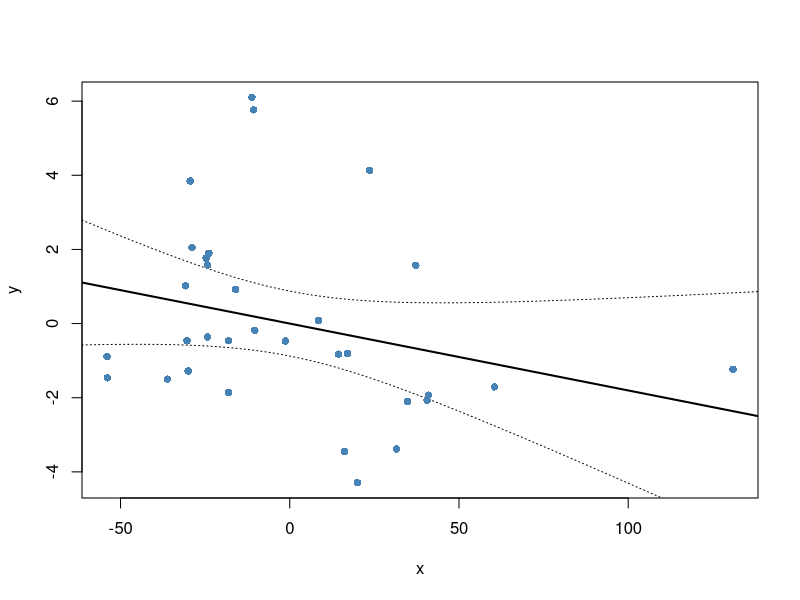
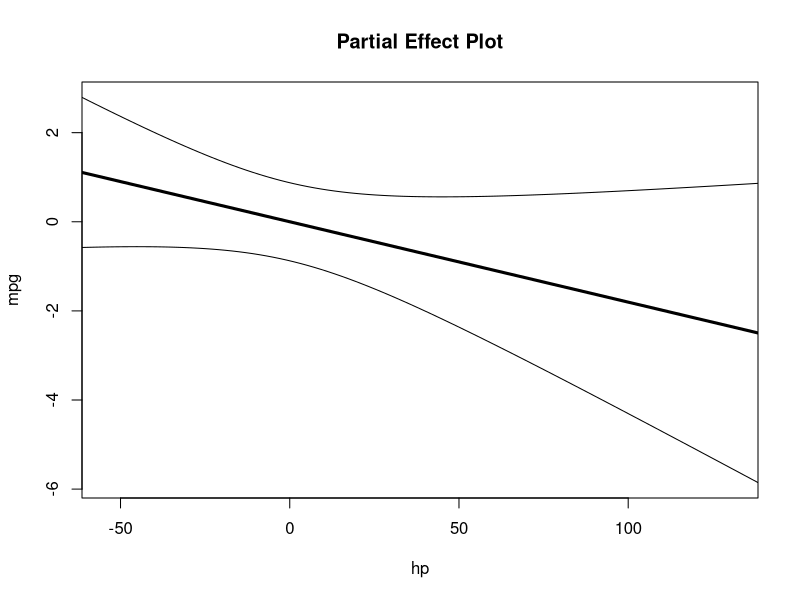

Reproduce these figures in R, in order.

# -------------------------
# Plotting Partial Effects
# -------------------------

# What are partial effects, and why would we want to plot them?
# The relationship observed when plotting the outcome variable
# against some explanatory variable may be obscured by the effects
# of other explanatory variables not observed in the plot.

# A partial effects plot

# Say we want to plot the partial effect of some variable.
# First, let's consider the following model, where we regress.
# mpg on hp, wt, and cyl in the mtcars dataset.
lm1 <- lm(mpg ~ hp + wt + cyl, data = mtcars)

# If we want to plot the partial effect of, let's say, hp on mpg,
# we need to (1) regress mpg on all covariates except hp:

lm2 <- lm(mpg ~ wt + cyl, data = mtcars)

# and (2), regress hp on the other variables included in the right-
# hand side of the model:

lm3 <- lm(hp ~ wt + cyl, data = mtcars)

# We then plot the residuals from lm2 against the residuals from
# lm3, along with confidence intervals.

x <- resid(lm3)
y <- resid(lm2)
windows()
plot(x,y,type="n")
part <- lm(y~x)
wx = par("usr")[1:2]
new.x = seq(wx[1],wx[2],len=100)
pred = predict(part, new=data.frame(x=new.x), interval="conf")
lines(new.x,pred[,"fit"],lwd=2)
lines(new.x,pred[,"lwr"],lty=3)
lines(new.x,pred[,"upr"],lty=3)
points(x,y,pch=16,col="steelblue")

# ------------------------------------
# Partial Effect Plot function (peplot)
# ------------------------------------
peplot <- function(mod,var,ci=.95, plot_points = "n",
                   xlab=var,ylab=names(mod[12]$model)[1],
                   main="Partial Effect Plot",
                   pe_lty=1,pe_lwd=3,pe_col="black",
                   ci_lty=1,ci_lwd=1,ci_col="black",
                   pch_col="black",pch_ty=19,
                   ylim=c(min(pred[,"lwr"]),max(pred[,"upr"]))){
  modDat <- mod[12]$model
  modDat1 <- modDat[,-1]
  modDat2 <- modDat[,which(names(modDat)!=var)]
  x <- resid(lm(modDat1[,var] ~., data=modDat1[,which(names(modDat1)!=var)]))
  y <- resid(lm(modDat2[,1] ~ ., modDat2[,-1]))
  plot(x,y,type=plot_points,xlab=xlab,ylab=ylab,
       ylim=ylim,col=pch_col,pch=pch_ty,
       main=main)
  part <- lm(y~x)
  wx <- par("usr")[1:2]
  new.x <- seq(wx[1],wx[2],len=100)
  pred <- predict(part, new=data.frame(x=new.x), interval="conf",
                  level = ci)
  lines(new.x,pred[,"fit"],lwd=pe_lwd,lty=pe_lty,col=pe_col)
  lines(new.x,pred[,"lwr"],lwd=ci_lwd,lty=ci_lty,col=ci_col)
  lines(new.x,pred[,"upr"],lwd=ci_lwd,lty=ci_lty,col=ci_col)
}
windows()
peplot(lm1,var="hp")